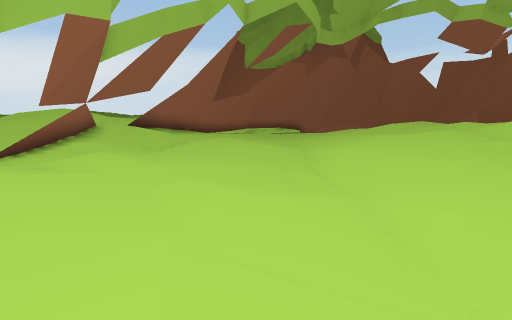
View 1 (above)

16 first-person views from a walk through a Unity game level. The camera is 1.2 m above the floor, tilts 10° down and sees 85° across. The floor is counted in squares, 1 m on a side. Each view is taken from the middle of a square. On the plan, view 1 faces up. The plan holds only what a view shows up to about 13 squares ahead; the rest is blank. The place goes on beyond the plan. Some animated figures are left out.

View 2
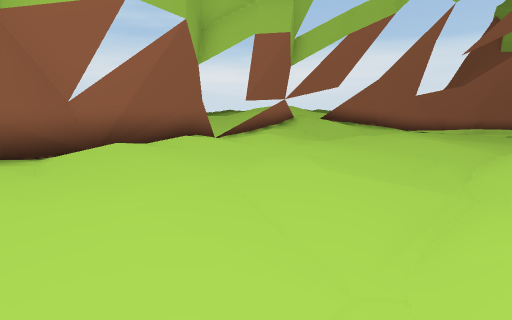

View 3
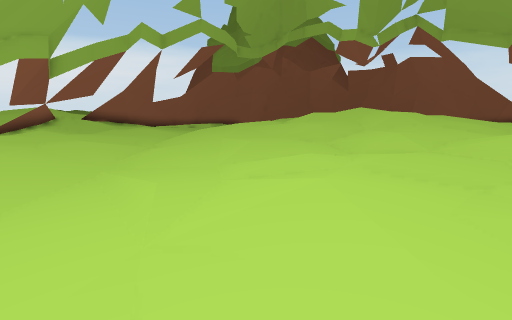

View 4
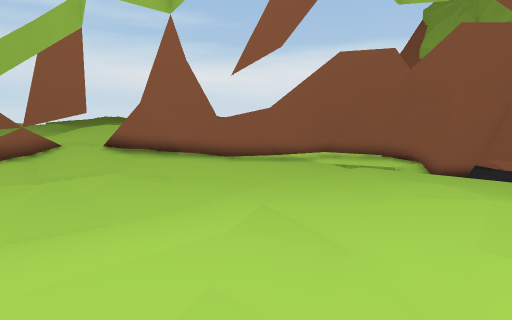

View 5
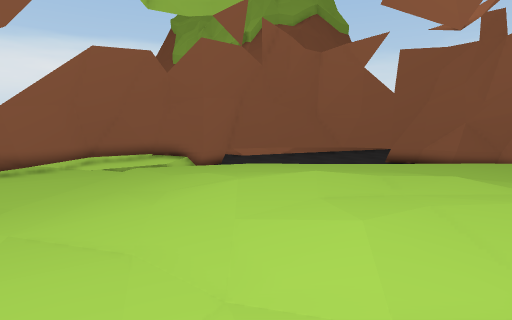

View 6
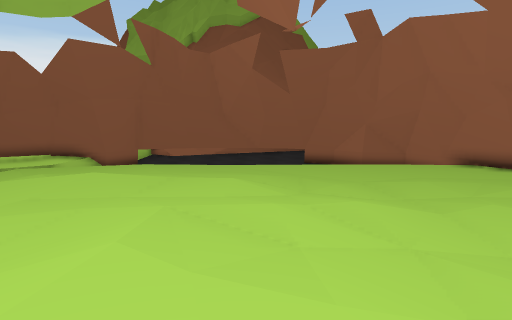

View 7
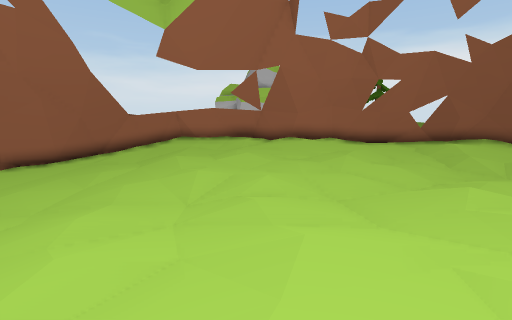

View 8
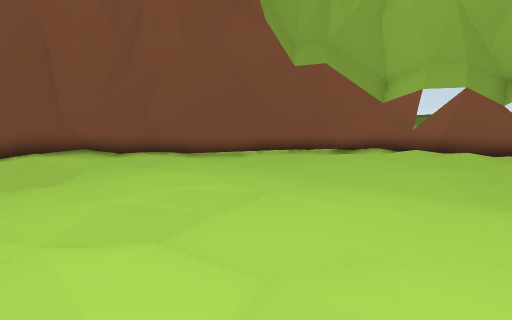

View 9
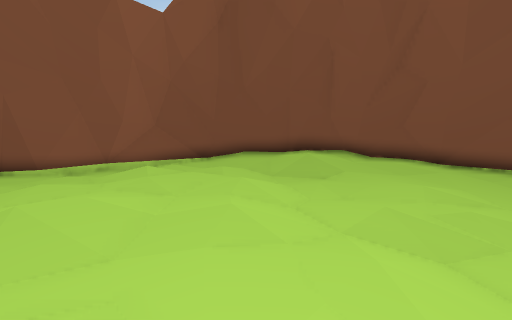

View 10
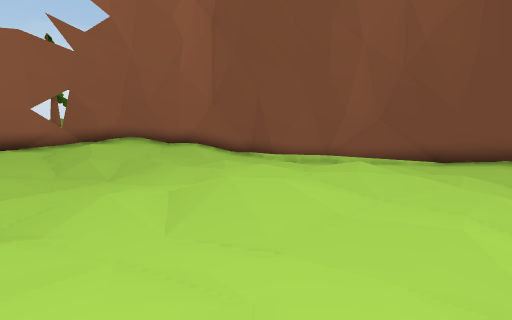

View 11
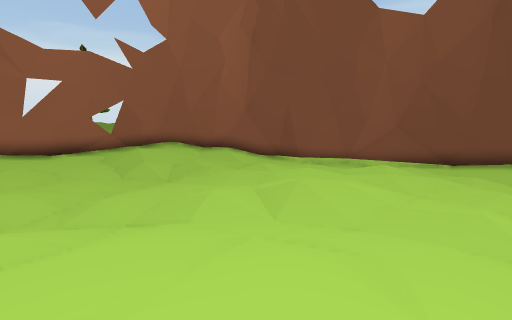

View 12
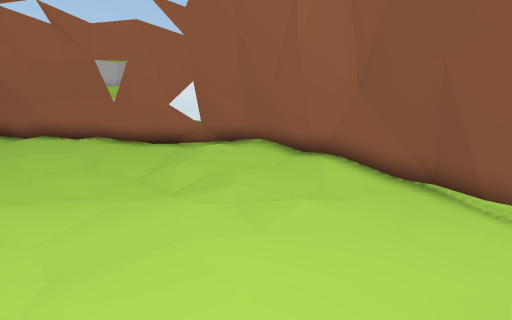

View 13
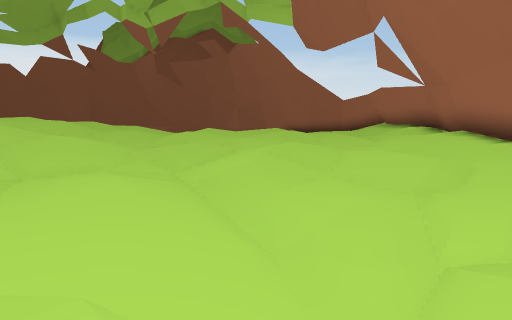

View 14
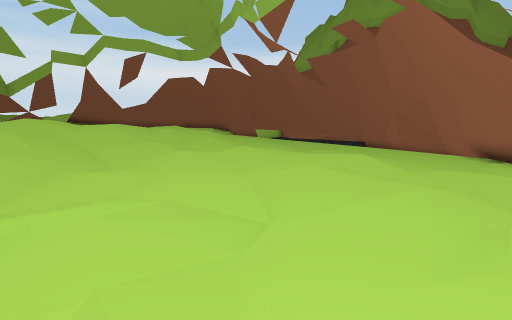

View 15
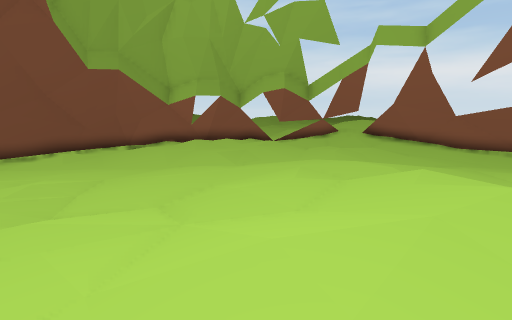

View 16
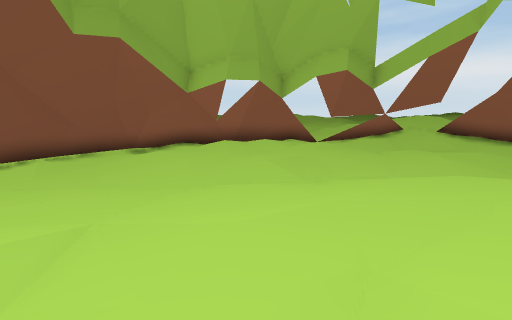

### Floor plan
Key: @ floor where view 1 was taken; # wall or solid block; x gap in a wall; . main floor; : floor 0.25 m higher than the main floor; - floor 0.25 m lower than the main floor; + floor 0.5 m higher than the main floor; _ floor 0.5 m lower than the main floor; * floor 0.75 m higher than the main floor; % floor 1 m higher than the main floor; & floor 1.25 m higher than the main floor; / step, stairs or slope; = window, fence, low wall or low ledge; ^ raised ledge.
Columns run from 7 left of view 1 to 26 right of it. Each row starts with its distance up from view 1.
 23             ##
 22          ^^##              #
 21       ^^####               ##
 20      ^^###  -------______---#^
 19      ^##  -------------------#^
 18      ^#-------...-------------#
 17      ##-----........----------
 16     ^#-----..:::::....--...---.
 15     #..----..::++::/...-.....-.
 14    ^#..---..:/+*++++:/...../...
 13 ^^^##.----..:++++++++//::::+::: #
 12 ^^^x....-...::++****+/::+:+:::: #
 11 ^^^^:.:....:::+*****++::+::+::: #^
 10 ^^^:/.:...::::/***%*/++:+::+::::#^
  9 ^=#...::..:+++/   %*/+:/:::::::+#
  8 ^^#...::..:+++/%%&%*++::::::::+##
  7 ^^#......::+++///&%%/++::::+::+##
  6  ^^::::...:+++**/%%**+*/..:::::+#
  5  ^^:::....:::++*///**//...../:::#
  4  ^##:::....:::/++/**+//::.....:##^
  3   =#::::...::::+++++++/::.---..##^
  2   ^#:::..-..:::/++++/++:..--/./##^
  1   ^#:.:.--...::::+++**:::.///:+x^
  0    ##:.@--..:::::/++*++::.//.:##^
 -1    =#...--..:::::+++++/::....:#^
 -2    ^#..----.:::.:/+++::::/--.##
 -3    ^^#..---..:... :+:::...-/##^
 -4     ^^##---.....-.::///..---#^
 -5      ^^###...../-.:..  --###^
 -6        ^^###..///..-../-##^^
 -7          ^^######..---##^^^
 -8             ^^^^######^^^
 -9                   ^^^^^

Where each view was taken, in squares from view 1:
view 1: 0 up, 0 right, facing up
view 2: 0 up, 2 right, facing up-left
view 3: 5 down, 5 right, facing up
view 4: 8 up, 7 right, facing up-left
view 5: 8 up, 7 right, facing up
view 6: 8 up, 12 right, facing up
view 7: 10 up, 10 right, facing right
view 8: 5 up, 9 right, facing down-left
view 9: 5 up, 10 right, facing down
view 10: 4 up, 10 right, facing down-right
view 11: 6 up, 10 right, facing down-right
view 12: 1 down, 13 right, facing right
view 13: 0 up, 19 right, facing up
view 14: 6 up, 23 right, facing up-left
view 15: 5 up, 12 right, facing left
view 16: 3 up, 8 right, facing left
